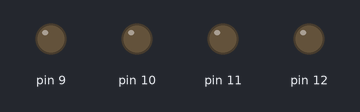
The sketch below on a simulated Arduino Uno, built with avr-gcc and run on an emulated ATmega328P. Parts: output pins drawn as LEDs (lit = HIGH).

Above: at 0.05 s.
At 0.35 s:
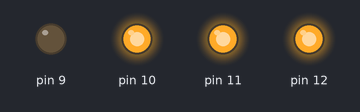
At 0.75 s:
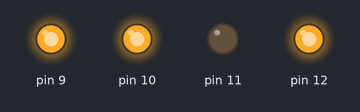
At 1.45 s:
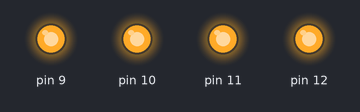
At 2.25 s:
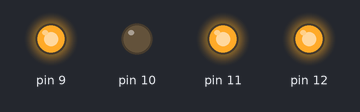
At 2.85 s:
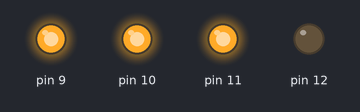
Timing chart, 0 to 3.1 s (numbered marks = the images above):
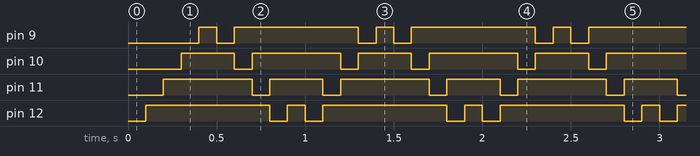

The sketch:

sketch_oct28a.ino
```cpp
void setup() {
  pinMode (12, OUTPUT);
  pinMode (11, OUTPUT);
  pinMode (10, OUTPUT);
  pinMode (9, OUTPUT);
}

void loop() {
  digitalWrite (12, LOW);
  delay(100);
  digitalWrite (12, HIGH);
  digitalWrite (11, LOW);
  delay(100);
  digitalWrite (11, HIGH);
  digitalWrite (10, LOW);
  delay(100);
  digitalWrite (10, HIGH);
  digitalWrite (9, LOW);
  delay(100);
  digitalWrite (9, HIGH);
  delay(100);
  //reverse
  digitalWrite (9, LOW);
  delay(100);
  digitalWrite (9, HIGH);
  digitalWrite (10, LOW);
  delay(100);
  digitalWrite (10, HIGH);
  digitalWrite (11, LOW);
  delay(100);
  digitalWrite (11, HIGH);
  digitalWrite (12, LOW);
  delay(100);
  digitalWrite (12, HIGH);
  delay(100);
}
```

Measured:
- by itself, pin 9: repeats every 1.0 s: LOW 0.10 s, HIGH 0.70 s, LOW 0.10 s, HIGH 0.10 s
- by itself, pin 10: repeats every 1.0 s: LOW 0.10 s, HIGH 0.50 s, LOW 0.10 s, HIGH 0.30 s
- by itself, pin 11: repeats every 1.0 s: LOW 0.10 s, HIGH 0.30 s, LOW 0.10 s, HIGH 0.50 s
- by itself, pin 12: repeats every 1.0 s: LOW 0.10 s, HIGH 0.10 s, LOW 0.10 s, HIGH 0.70 s
